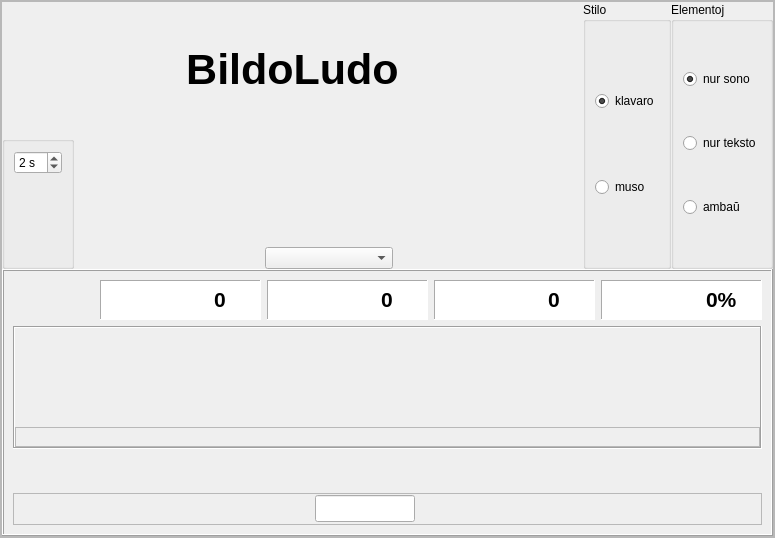
<?xml version="1.0" encoding="UTF-8"?>
<ui version="4.0">
 <class>bildoludo</class>
 <widget class="QFrame" name="bildoludo">
  <property name="geometry">
   <rect>
    <x>0</x>
    <y>0</y>
    <width>775</width>
    <height>538</height>
   </rect>
  </property>
  <property name="windowTitle">
   <string>Frame</string>
  </property>
  <property name="frameShape">
   <enum>QFrame::StyledPanel</enum>
  </property>
  <property name="frameShadow">
   <enum>QFrame::Raised</enum>
  </property>
  <layout class="QVBoxLayout" name="verticalLayout_6">
   <property name="spacing">
    <number>0</number>
   </property>
   <property name="leftMargin">
    <number>0</number>
   </property>
   <property name="topMargin">
    <number>0</number>
   </property>
   <property name="rightMargin">
    <number>0</number>
   </property>
   <property name="bottomMargin">
    <number>0</number>
   </property>
   <item>
    <widget class="QScrollArea" name="scrollArea">
     <property name="widgetResizable">
      <bool>true</bool>
     </property>
     <widget class="QWidget" name="scrollAreaWidgetContents">
      <property name="geometry">
       <rect>
        <x>0</x>
        <y>0</y>
        <width>771</width>
        <height>534</height>
       </rect>
      </property>
      <layout class="QVBoxLayout" name="verticalLayout_5">
       <property name="spacing">
        <number>0</number>
       </property>
       <property name="leftMargin">
        <number>0</number>
       </property>
       <property name="topMargin">
        <number>0</number>
       </property>
       <property name="rightMargin">
        <number>0</number>
       </property>
       <property name="bottomMargin">
        <number>0</number>
       </property>
       <item>
        <layout class="QHBoxLayout" name="horizontalLayout_6">
         <item>
          <layout class="QVBoxLayout" name="verticalLayout_4">
           <item>
            <widget class="QLabel" name="label_3">
             <property name="styleSheet">
              <string notr="true">font-size: 32pt;
font-weight: bold;</string>
             </property>
             <property name="text">
              <string>BildoLudo</string>
             </property>
             <property name="alignment">
              <set>Qt::AlignCenter</set>
             </property>
            </widget>
           </item>
           <item>
            <layout class="QHBoxLayout" name="horizontalLayout_4">
             <item>
              <layout class="QHBoxLayout" name="horizontalLayout_5"/>
             </item>
             <item>
              <widget class="QGroupBox" name="groupBox_2">
               <property name="title">
                <string/>
               </property>
               <layout class="QVBoxLayout" name="verticalLayout_9">
                <item>
                 <widget class="QSpinBox" name="spinBox">
                  <property name="maximumSize">
                   <size>
                    <width>48</width>
                    <height>16777215</height>
                   </size>
                  </property>
                  <property name="suffix">
                   <string> s</string>
                  </property>
                  <property name="minimum">
                   <number>1</number>
                  </property>
                  <property name="maximum">
                   <number>15</number>
                  </property>
                  <property name="value">
                   <number>2</number>
                  </property>
                 </widget>
                </item>
                <item>
                 <widget class="QLabel" name="label_2">
                  <property name="maximumSize">
                   <size>
                    <width>48</width>
                    <height>16777215</height>
                   </size>
                  </property>
                  <property name="text">
                   <string/>
                  </property>
                  <property name="alignment">
                   <set>Qt::AlignCenter</set>
                  </property>
                 </widget>
                </item>
               </layout>
              </widget>
             </item>
             <item>
              <spacer name="horizontalSpacer_4">
               <property name="orientation">
                <enum>Qt::Horizontal</enum>
               </property>
               <property name="sizeHint" stdset="0">
                <size>
                 <width>108</width>
                 <height>20</height>
                </size>
               </property>
              </spacer>
             </item>
             <item>
              <layout class="QVBoxLayout" name="verticalLayout_3">
               <item>
                <widget class="QLabel" name="label">
                 <property name="text">
                  <string/>
                 </property>
                </widget>
               </item>
               <item>
                <widget class="QComboBox" name="BildoListo">
                 <property name="minimumSize">
                  <size>
                   <width>128</width>
                   <height>0</height>
                  </size>
                 </property>
                </widget>
               </item>
              </layout>
             </item>
             <item>
              <spacer name="horizontalSpacer_5">
               <property name="orientation">
                <enum>Qt::Horizontal</enum>
               </property>
               <property name="sizeHint" stdset="0">
                <size>
                 <width>107</width>
                 <height>20</height>
                </size>
               </property>
              </spacer>
             </item>
            </layout>
           </item>
          </layout>
         </item>
         <item>
          <layout class="QHBoxLayout" name="horizontalLayout_12">
           <item>
            <widget class="QGroupBox" name="groupBox">
             <property name="title">
              <string>Stilo</string>
             </property>
             <layout class="QVBoxLayout" name="verticalLayout_8">
              <item>
               <widget class="QRadioButton" name="stilo_klavaro">
                <property name="text">
                 <string notr="true">klavaro</string>
                </property>
                <property name="iconSize">
                 <size>
                  <width>48</width>
                  <height>48</height>
                 </size>
                </property>
                <property name="checked">
                 <bool>true</bool>
                </property>
               </widget>
              </item>
              <item>
               <widget class="QRadioButton" name="stilo_muso">
                <property name="text">
                 <string notr="true">muso</string>
                </property>
                <property name="iconSize">
                 <size>
                  <width>48</width>
                  <height>48</height>
                 </size>
                </property>
               </widget>
              </item>
             </layout>
            </widget>
           </item>
           <item>
            <widget class="QGroupBox" name="Elementoj">
             <property name="title">
              <string>Elementoj</string>
             </property>
             <layout class="QVBoxLayout" name="verticalLayout_7">
              <item>
               <widget class="QRadioButton" name="nur_sono">
                <property name="text">
                 <string notr="true">nur sono</string>
                </property>
                <property name="iconSize">
                 <size>
                  <width>24</width>
                  <height>24</height>
                 </size>
                </property>
                <property name="checked">
                 <bool>true</bool>
                </property>
               </widget>
              </item>
              <item>
               <widget class="QRadioButton" name="nur_teksto">
                <property name="text">
                 <string notr="true">nur teksto</string>
                </property>
                <property name="iconSize">
                 <size>
                  <width>24</width>
                  <height>24</height>
                 </size>
                </property>
               </widget>
              </item>
              <item>
               <widget class="QRadioButton" name="ambau">
                <property name="text">
                 <string notr="true">ambaŭ</string>
                </property>
                <property name="iconSize">
                 <size>
                  <width>48</width>
                  <height>24</height>
                 </size>
                </property>
               </widget>
              </item>
             </layout>
            </widget>
           </item>
          </layout>
         </item>
        </layout>
       </item>
       <item>
        <widget class="QFrame" name="frame">
         <property name="frameShape">
          <enum>QFrame::Box</enum>
         </property>
         <property name="frameShadow">
          <enum>QFrame::Raised</enum>
         </property>
         <layout class="QVBoxLayout" name="verticalLayout_2">
          <item>
           <layout class="QHBoxLayout" name="horizontalLayout_13" stretch="0,1,1,1,1">
            <item>
             <widget class="QFrame" name="frame_10">
              <property name="minimumSize">
               <size>
                <width>0</width>
                <height>0</height>
               </size>
              </property>
              <property name="maximumSize">
               <size>
                <width>16777215</width>
                <height>16777215</height>
               </size>
              </property>
              <property name="autoFillBackground">
               <bool>false</bool>
              </property>
              <property name="frameShape">
               <enum>QFrame::NoFrame</enum>
              </property>
              <property name="frameShadow">
               <enum>QFrame::Sunken</enum>
              </property>
              <layout class="QHBoxLayout" name="horizontalLayout_3">
               <property name="spacing">
                <number>1</number>
               </property>
               <property name="leftMargin">
                <number>0</number>
               </property>
               <property name="topMargin">
                <number>0</number>
               </property>
               <property name="rightMargin">
                <number>0</number>
               </property>
               <property name="bottomMargin">
                <number>0</number>
               </property>
               <item>
                <widget class="QPushButton" name="BitBtn4">
                 <property name="text">
                  <string notr="true"/>
                 </property>
                 <property name="icon">
                  <iconset resource="../resources/ikonoj.qrc">
                   <normaloff>:/ikonoj/ekzercoj/komenci.png</normaloff>:/ikonoj/ekzercoj/komenci.png</iconset>
                 </property>
                 <property name="iconSize">
                  <size>
                   <width>32</width>
                   <height>32</height>
                  </size>
                 </property>
                 <property name="flat">
                  <bool>true</bool>
                 </property>
                </widget>
               </item>
               <item>
                <widget class="QPushButton" name="BitBtn5">
                 <property name="enabled">
                  <bool>false</bool>
                 </property>
                 <property name="text">
                  <string notr="true"/>
                 </property>
                 <property name="icon">
                  <iconset resource="../resources/ikonoj.qrc">
                   <normaloff>:/ikonoj/ekzercoj/halti.png</normaloff>:/ikonoj/ekzercoj/halti.png</iconset>
                 </property>
                 <property name="iconSize">
                  <size>
                   <width>32</width>
                   <height>32</height>
                  </size>
                 </property>
                 <property name="flat">
                  <bool>true</bool>
                 </property>
                </widget>
               </item>
              </layout>
             </widget>
            </item>
            <item>
             <widget class="QFrame" name="frame_11">
              <property name="minimumSize">
               <size>
                <width>80</width>
                <height>40</height>
               </size>
              </property>
              <property name="maximumSize">
               <size>
                <width>16777215</width>
                <height>16777215</height>
               </size>
              </property>
              <property name="autoFillBackground">
               <bool>false</bool>
              </property>
              <property name="styleSheet">
               <string notr="true">background-color: rgb(255, 255, 255);</string>
              </property>
              <property name="frameShape">
               <enum>QFrame::Panel</enum>
              </property>
              <property name="frameShadow">
               <enum>QFrame::Sunken</enum>
              </property>
              <layout class="QHBoxLayout" name="horizontalLayout_8">
               <property name="spacing">
                <number>1</number>
               </property>
               <property name="leftMargin">
                <number>2</number>
               </property>
               <property name="topMargin">
                <number>0</number>
               </property>
               <property name="rightMargin">
                <number>0</number>
               </property>
               <property name="bottomMargin">
                <number>0</number>
               </property>
               <item>
                <widget class="QLabel" name="label_6">
                 <property name="sizePolicy">
                  <sizepolicy hsizetype="Preferred" vsizetype="Preferred">
                   <horstretch>0</horstretch>
                   <verstretch>0</verstretch>
                  </sizepolicy>
                 </property>
                 <property name="text">
                  <string/>
                 </property>
                 <property name="pixmap">
                  <pixmap resource="../resources/ikonoj.qrc">:/ikonoj/kubeto.png</pixmap>
                 </property>
                 <property name="alignment">
                  <set>Qt::AlignCenter</set>
                 </property>
                </widget>
               </item>
               <item>
                <widget class="QSpinBox" name="Placar5">
                 <property name="font">
                  <font>
                   <pointsize>16</pointsize>
                   <weight>75</weight>
                   <bold>true</bold>
                  </font>
                 </property>
                 <property name="styleSheet">
                  <string notr="true">font-size: 16pt;
font-weight: bold;</string>
                 </property>
                 <property name="frame">
                  <bool>false</bool>
                 </property>
                 <property name="alignment">
                  <set>Qt::AlignCenter</set>
                 </property>
                 <property name="readOnly">
                  <bool>true</bool>
                 </property>
                 <property name="buttonSymbols">
                  <enum>QAbstractSpinBox::NoButtons</enum>
                 </property>
                </widget>
               </item>
              </layout>
             </widget>
            </item>
            <item>
             <widget class="QFrame" name="frame_12">
              <property name="minimumSize">
               <size>
                <width>80</width>
                <height>40</height>
               </size>
              </property>
              <property name="maximumSize">
               <size>
                <width>16777215</width>
                <height>16777215</height>
               </size>
              </property>
              <property name="autoFillBackground">
               <bool>false</bool>
              </property>
              <property name="styleSheet">
               <string notr="true">background-color: rgb(255, 255, 255);</string>
              </property>
              <property name="frameShape">
               <enum>QFrame::Panel</enum>
              </property>
              <property name="frameShadow">
               <enum>QFrame::Sunken</enum>
              </property>
              <layout class="QHBoxLayout" name="horizontalLayout_9">
               <property name="spacing">
                <number>1</number>
               </property>
               <property name="leftMargin">
                <number>2</number>
               </property>
               <property name="topMargin">
                <number>0</number>
               </property>
               <property name="rightMargin">
                <number>0</number>
               </property>
               <property name="bottomMargin">
                <number>0</number>
               </property>
               <item>
                <widget class="QLabel" name="label_8">
                 <property name="text">
                  <string/>
                 </property>
                 <property name="pixmap">
                  <pixmap resource="../resources/ikonoj.qrc">:/ikonoj/korektaj.png</pixmap>
                 </property>
                 <property name="scaledContents">
                  <bool>false</bool>
                 </property>
                 <property name="alignment">
                  <set>Qt::AlignCenter</set>
                 </property>
                </widget>
               </item>
               <item>
                <widget class="QSpinBox" name="Placar6">
                 <property name="font">
                  <font>
                   <pointsize>16</pointsize>
                   <weight>75</weight>
                   <bold>true</bold>
                  </font>
                 </property>
                 <property name="styleSheet">
                  <string notr="true">font-size: 16pt;
font-weight: bold;</string>
                 </property>
                 <property name="frame">
                  <bool>false</bool>
                 </property>
                 <property name="alignment">
                  <set>Qt::AlignCenter</set>
                 </property>
                 <property name="readOnly">
                  <bool>true</bool>
                 </property>
                 <property name="buttonSymbols">
                  <enum>QAbstractSpinBox::NoButtons</enum>
                 </property>
                </widget>
               </item>
              </layout>
             </widget>
            </item>
            <item>
             <widget class="QFrame" name="frame_36">
              <property name="minimumSize">
               <size>
                <width>80</width>
                <height>40</height>
               </size>
              </property>
              <property name="maximumSize">
               <size>
                <width>16777215</width>
                <height>16777215</height>
               </size>
              </property>
              <property name="autoFillBackground">
               <bool>false</bool>
              </property>
              <property name="styleSheet">
               <string notr="true">background-color: rgb(255, 255, 255);</string>
              </property>
              <property name="frameShape">
               <enum>QFrame::Panel</enum>
              </property>
              <property name="frameShadow">
               <enum>QFrame::Sunken</enum>
              </property>
              <layout class="QHBoxLayout" name="horizontalLayout_10">
               <property name="spacing">
                <number>1</number>
               </property>
               <property name="leftMargin">
                <number>2</number>
               </property>
               <property name="topMargin">
                <number>0</number>
               </property>
               <property name="rightMargin">
                <number>0</number>
               </property>
               <property name="bottomMargin">
                <number>0</number>
               </property>
               <item>
                <widget class="QLabel" name="label_9">
                 <property name="minimumSize">
                  <size>
                   <width>32</width>
                   <height>32</height>
                  </size>
                 </property>
                 <property name="text">
                  <string/>
                 </property>
                 <property name="pixmap">
                  <pixmap resource="../resources/ikonoj.qrc">:/ikonoj/malkorektaj.png</pixmap>
                 </property>
                 <property name="scaledContents">
                  <bool>false</bool>
                 </property>
                 <property name="alignment">
                  <set>Qt::AlignCenter</set>
                 </property>
                </widget>
               </item>
               <item>
                <widget class="QSpinBox" name="Placar7">
                 <property name="minimumSize">
                  <size>
                   <width>32</width>
                   <height>32</height>
                  </size>
                 </property>
                 <property name="font">
                  <font>
                   <pointsize>16</pointsize>
                   <weight>75</weight>
                   <bold>true</bold>
                  </font>
                 </property>
                 <property name="styleSheet">
                  <string notr="true">font-size: 16pt;
font-weight: bold;</string>
                 </property>
                 <property name="frame">
                  <bool>false</bool>
                 </property>
                 <property name="alignment">
                  <set>Qt::AlignCenter</set>
                 </property>
                 <property name="readOnly">
                  <bool>true</bool>
                 </property>
                 <property name="buttonSymbols">
                  <enum>QAbstractSpinBox::NoButtons</enum>
                 </property>
                 <property name="value">
                  <number>0</number>
                 </property>
                </widget>
               </item>
              </layout>
             </widget>
            </item>
            <item>
             <widget class="QFrame" name="frame_37">
              <property name="minimumSize">
               <size>
                <width>110</width>
                <height>40</height>
               </size>
              </property>
              <property name="maximumSize">
               <size>
                <width>16777215</width>
                <height>16777215</height>
               </size>
              </property>
              <property name="autoFillBackground">
               <bool>false</bool>
              </property>
              <property name="styleSheet">
               <string notr="true">background-color: rgb(255, 255, 255);</string>
              </property>
              <property name="frameShape">
               <enum>QFrame::Panel</enum>
              </property>
              <property name="frameShadow">
               <enum>QFrame::Sunken</enum>
              </property>
              <layout class="QHBoxLayout" name="horizontalLayout_11">
               <property name="spacing">
                <number>1</number>
               </property>
               <property name="leftMargin">
                <number>2</number>
               </property>
               <property name="topMargin">
                <number>0</number>
               </property>
               <property name="rightMargin">
                <number>0</number>
               </property>
               <property name="bottomMargin">
                <number>0</number>
               </property>
               <item>
                <widget class="QLabel" name="label_10">
                 <property name="text">
                  <string/>
                 </property>
                 <property name="pixmap">
                  <pixmap resource="../resources/ikonoj.qrc">:/ikonoj/kalkulilo.png</pixmap>
                 </property>
                 <property name="scaledContents">
                  <bool>false</bool>
                 </property>
                 <property name="alignment">
                  <set>Qt::AlignCenter</set>
                 </property>
                </widget>
               </item>
               <item>
                <widget class="QSpinBox" name="Placar8">
                 <property name="font">
                  <font>
                   <pointsize>16</pointsize>
                   <weight>75</weight>
                   <bold>true</bold>
                  </font>
                 </property>
                 <property name="styleSheet">
                  <string notr="true">font-size: 16pt;
font-weight: bold;</string>
                 </property>
                 <property name="frame">
                  <bool>false</bool>
                 </property>
                 <property name="alignment">
                  <set>Qt::AlignCenter</set>
                 </property>
                 <property name="readOnly">
                  <bool>true</bool>
                 </property>
                 <property name="buttonSymbols">
                  <enum>QAbstractSpinBox::NoButtons</enum>
                 </property>
                 <property name="suffix">
                  <string>%</string>
                 </property>
                 <property name="maximum">
                  <number>100</number>
                 </property>
                 <property name="value">
                  <number>0</number>
                 </property>
                </widget>
               </item>
              </layout>
             </widget>
            </item>
           </layout>
          </item>
          <item>
           <widget class="QFrame" name="Bildujo">
            <property name="maximumSize">
             <size>
              <width>16777215</width>
              <height>16777215</height>
             </size>
            </property>
            <property name="frameShape">
             <enum>QFrame::Box</enum>
            </property>
            <property name="frameShadow">
             <enum>QFrame::Sunken</enum>
            </property>
            <layout class="QVBoxLayout" name="verticalLayout">
             <property name="spacing">
              <number>3</number>
             </property>
             <property name="leftMargin">
              <number>0</number>
             </property>
             <property name="topMargin">
              <number>0</number>
             </property>
             <property name="rightMargin">
              <number>0</number>
             </property>
             <property name="bottomMargin">
              <number>0</number>
             </property>
             <item>
              <layout class="QHBoxLayout" name="horizontalLayout_7">
               <property name="spacing">
                <number>1</number>
               </property>
               <item>
                <widget class="myLabel" name="Image1">
                 <property name="minimumSize">
                  <size>
                   <width>96</width>
                   <height>96</height>
                  </size>
                 </property>
                 <property name="maximumSize">
                  <size>
                   <width>96</width>
                   <height>96</height>
                  </size>
                 </property>
                 <property name="scaledContents">
                  <bool>true</bool>
                 </property>
                 <property name="alignment">
                  <set>Qt::AlignCenter</set>
                 </property>
                </widget>
               </item>
               <item>
                <widget class="myLabel" name="Image2">
                 <property name="minimumSize">
                  <size>
                   <width>96</width>
                   <height>96</height>
                  </size>
                 </property>
                 <property name="maximumSize">
                  <size>
                   <width>96</width>
                   <height>96</height>
                  </size>
                 </property>
                 <property name="scaledContents">
                  <bool>true</bool>
                 </property>
                 <property name="alignment">
                  <set>Qt::AlignCenter</set>
                 </property>
                </widget>
               </item>
               <item>
                <widget class="myLabel" name="Image3">
                 <property name="minimumSize">
                  <size>
                   <width>96</width>
                   <height>96</height>
                  </size>
                 </property>
                 <property name="maximumSize">
                  <size>
                   <width>96</width>
                   <height>96</height>
                  </size>
                 </property>
                 <property name="scaledContents">
                  <bool>true</bool>
                 </property>
                 <property name="alignment">
                  <set>Qt::AlignCenter</set>
                 </property>
                </widget>
               </item>
               <item>
                <widget class="myLabel" name="Image4">
                 <property name="minimumSize">
                  <size>
                   <width>96</width>
                   <height>96</height>
                  </size>
                 </property>
                 <property name="maximumSize">
                  <size>
                   <width>96</width>
                   <height>96</height>
                  </size>
                 </property>
                 <property name="scaledContents">
                  <bool>true</bool>
                 </property>
                 <property name="alignment">
                  <set>Qt::AlignCenter</set>
                 </property>
                </widget>
               </item>
               <item>
                <widget class="myLabel" name="Image5">
                 <property name="minimumSize">
                  <size>
                   <width>96</width>
                   <height>96</height>
                  </size>
                 </property>
                 <property name="maximumSize">
                  <size>
                   <width>96</width>
                   <height>96</height>
                  </size>
                 </property>
                 <property name="scaledContents">
                  <bool>true</bool>
                 </property>
                 <property name="alignment">
                  <set>Qt::AlignCenter</set>
                 </property>
                </widget>
               </item>
              </layout>
             </item>
             <item>
              <widget class="QFrame" name="Tekstujo">
               <property name="styleSheet">
                <string notr="true">font-size: 12pt;</string>
               </property>
               <property name="frameShape">
                <enum>QFrame::StyledPanel</enum>
               </property>
               <property name="frameShadow">
                <enum>QFrame::Raised</enum>
               </property>
               <layout class="QHBoxLayout" name="horizontalLayout">
                <property name="spacing">
                 <number>1</number>
                </property>
                <property name="leftMargin">
                 <number>0</number>
                </property>
                <property name="topMargin">
                 <number>0</number>
                </property>
                <property name="rightMargin">
                 <number>0</number>
                </property>
                <property name="bottomMargin">
                 <number>0</number>
                </property>
                <item>
                 <widget class="QLabel" name="Label1">
                  <property name="font">
                   <font>
                    <pointsize>12</pointsize>
                   </font>
                  </property>
                  <property name="text">
                   <string notr="true"/>
                  </property>
                  <property name="alignment">
                   <set>Qt::AlignHCenter|Qt::AlignTop</set>
                  </property>
                 </widget>
                </item>
                <item>
                 <widget class="QLabel" name="Label2">
                  <property name="font">
                   <font>
                    <pointsize>12</pointsize>
                   </font>
                  </property>
                  <property name="text">
                   <string notr="true"/>
                  </property>
                  <property name="alignment">
                   <set>Qt::AlignHCenter|Qt::AlignTop</set>
                  </property>
                 </widget>
                </item>
                <item>
                 <widget class="QLabel" name="Label3">
                  <property name="font">
                   <font>
                    <pointsize>12</pointsize>
                   </font>
                  </property>
                  <property name="text">
                   <string notr="true"/>
                  </property>
                  <property name="alignment">
                   <set>Qt::AlignHCenter|Qt::AlignTop</set>
                  </property>
                 </widget>
                </item>
                <item>
                 <widget class="QLabel" name="Label4">
                  <property name="font">
                   <font>
                    <pointsize>12</pointsize>
                   </font>
                  </property>
                  <property name="text">
                   <string notr="true"/>
                  </property>
                  <property name="alignment">
                   <set>Qt::AlignHCenter|Qt::AlignTop</set>
                  </property>
                 </widget>
                </item>
                <item>
                 <widget class="QLabel" name="Label5">
                  <property name="font">
                   <font>
                    <pointsize>12</pointsize>
                   </font>
                  </property>
                  <property name="text">
                   <string notr="true"/>
                  </property>
                  <property name="alignment">
                   <set>Qt::AlignHCenter|Qt::AlignTop</set>
                  </property>
                 </widget>
                </item>
               </layout>
              </widget>
             </item>
            </layout>
           </widget>
          </item>
          <item>
           <widget class="QLabel" name="Musklako">
            <property name="font">
             <font>
              <pointsize>14</pointsize>
             </font>
            </property>
            <property name="styleSheet">
             <string notr="true">font-size: 14pt;</string>
            </property>
            <property name="text">
             <string/>
            </property>
            <property name="alignment">
             <set>Qt::AlignCenter</set>
            </property>
           </widget>
          </item>
          <item>
           <widget class="QFrame" name="Tajpujo">
            <property name="frameShape">
             <enum>QFrame::StyledPanel</enum>
            </property>
            <property name="frameShadow">
             <enum>QFrame::Raised</enum>
            </property>
            <layout class="QHBoxLayout" name="horizontalLayout_2">
             <property name="leftMargin">
              <number>0</number>
             </property>
             <property name="topMargin">
              <number>0</number>
             </property>
             <property name="rightMargin">
              <number>0</number>
             </property>
             <property name="bottomMargin">
              <number>0</number>
             </property>
             <item>
              <spacer name="horizontalSpacer_2">
               <property name="orientation">
                <enum>Qt::Horizontal</enum>
               </property>
               <property name="sizeHint" stdset="0">
                <size>
                 <width>0</width>
                 <height>0</height>
                </size>
               </property>
              </spacer>
             </item>
             <item>
              <widget class="cx_edit" name="Tajpado">
               <property name="maximumSize">
                <size>
                 <width>100</width>
                 <height>16777215</height>
                </size>
               </property>
               <property name="font">
                <font>
                 <pointsize>12</pointsize>
                </font>
               </property>
               <property name="styleSheet">
                <string notr="true">font-size: 12pt;</string>
               </property>
               <property name="text">
                <string notr="true"/>
               </property>
               <property name="alignment">
                <set>Qt::AlignCenter</set>
               </property>
              </widget>
             </item>
             <item>
              <widget class="QPushButton" name="Butono">
               <property name="sizePolicy">
                <sizepolicy hsizetype="Maximum" vsizetype="Fixed">
                 <horstretch>0</horstretch>
                 <verstretch>0</verstretch>
                </sizepolicy>
               </property>
               <property name="text">
                <string notr="true"/>
               </property>
               <property name="icon">
                <iconset resource="../resources/ikonoj.qrc">
                 <normaloff>:/ikonoj/ekzercoj/validi.png</normaloff>:/ikonoj/ekzercoj/validi.png</iconset>
               </property>
               <property name="iconSize">
                <size>
                 <width>32</width>
                 <height>32</height>
                </size>
               </property>
               <property name="flat">
                <bool>true</bool>
               </property>
              </widget>
             </item>
             <item>
              <spacer name="horizontalSpacer">
               <property name="orientation">
                <enum>Qt::Horizontal</enum>
               </property>
               <property name="sizeHint" stdset="0">
                <size>
                 <width>0</width>
                 <height>0</height>
                </size>
               </property>
              </spacer>
             </item>
            </layout>
           </widget>
          </item>
         </layout>
        </widget>
       </item>
      </layout>
     </widget>
    </widget>
   </item>
  </layout>
 </widget>
 <customwidgets>
  <customwidget>
   <class>myLabel</class>
   <extends>QLabel</extends>
   <header>mylabel.h</header>
   <slots>
    <signal>clicked()</signal>
    <slot>slotClicked()</slot>
   </slots>
  </customwidget>
  <customwidget>
   <class>cx_edit</class>
   <extends>QLineEdit</extends>
   <header>cx_edit.h</header>
  </customwidget>
 </customwidgets>
 <resources>
  <include location="ikonoj.qrc"/>
 </resources>
 <connections/>
</ui>
